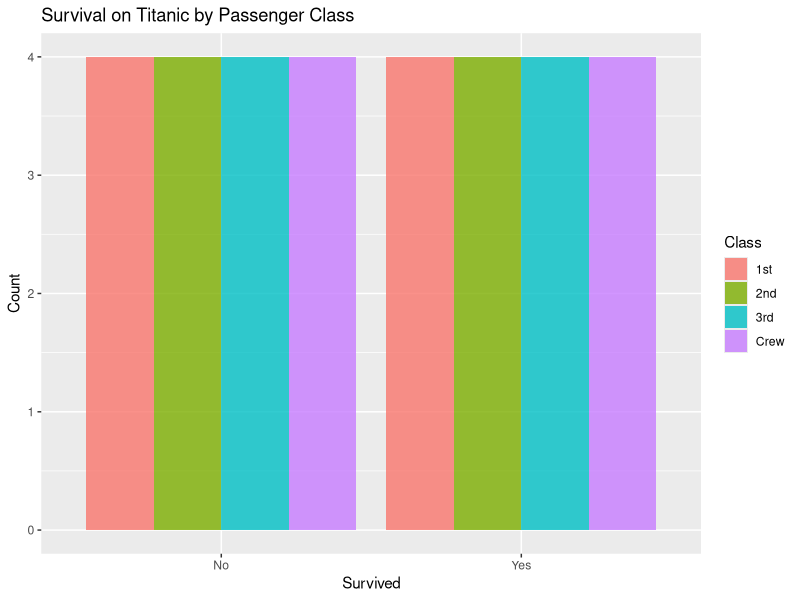

Recreate this plot in R.
# Load the Titanic dataset
data(Titanic)
# Convert the dataset to a data frame
titanic_df <- as.data.frame(Titanic)
# Bar chart to show details of “Survived” on the Titanic based on passenger Class
library(ggplot2)
ggplot(titanic_df, aes(x=Survived, fill=Class)) + 
  geom_bar(position="dodge", alpha=0.8) +
  labs(title="Survival on Titanic by Passenger Class", x="Survived", y="Count")
